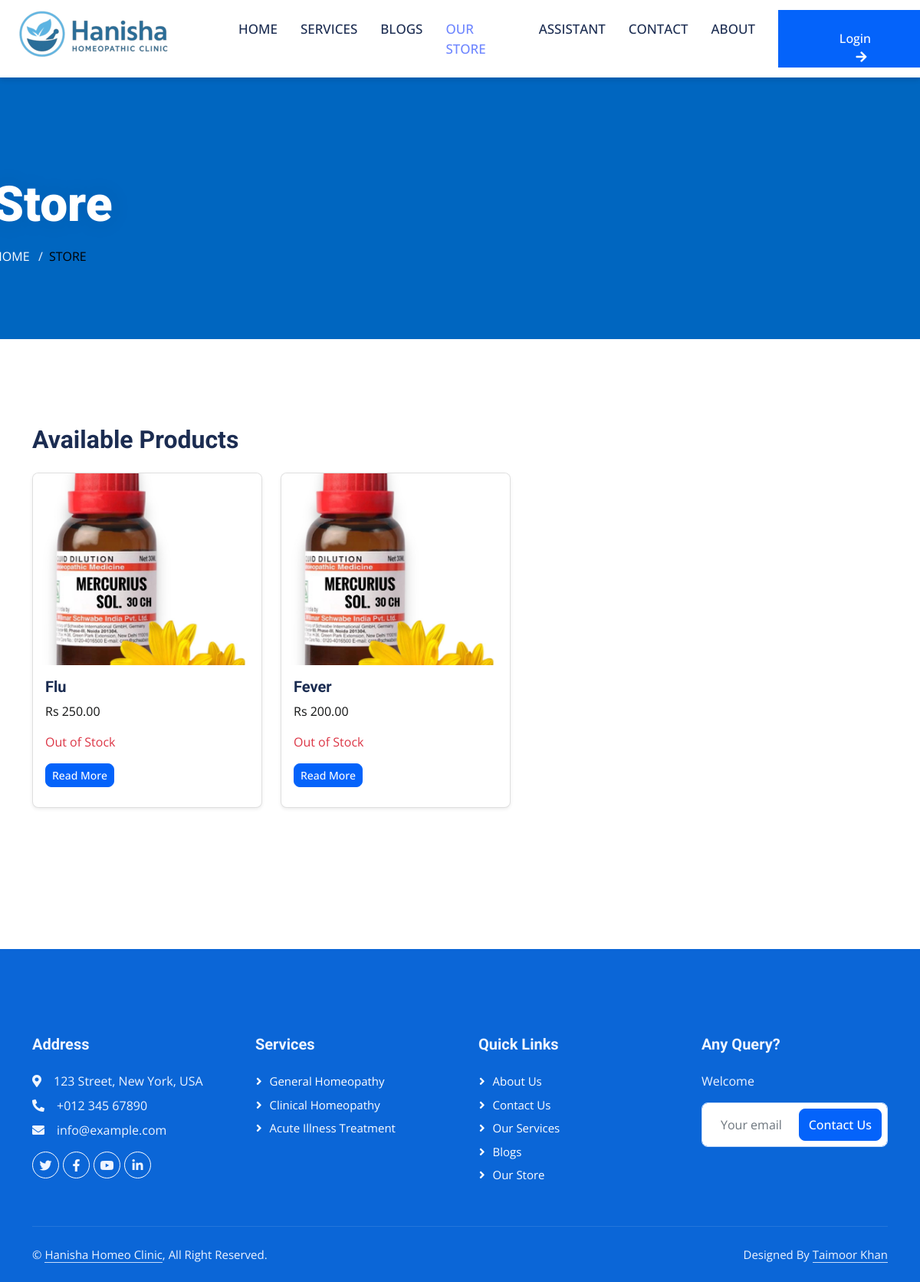
The page /store/ on the database as committed earlier.
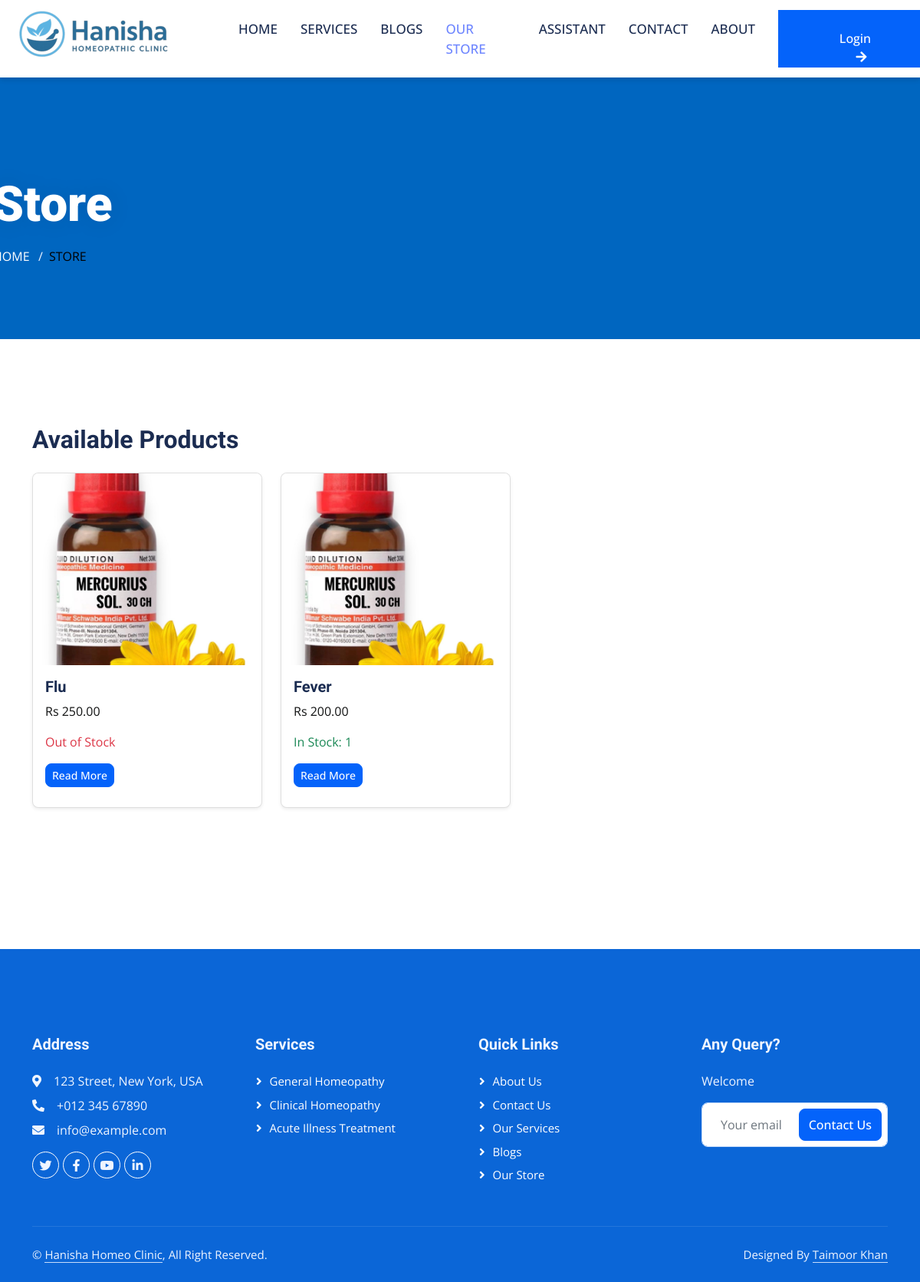
The same page on the database as committed later.
### store/models.py (models this page shows, shortened)
class Medicine(models.Model):
    name = models.CharField(max_length=200)
    price = models.DecimalField(max_digits=10, decimal_places=2)
    description = models.TextField()
    image = models.ImageField(upload_to='medicines/')
    stock = models.PositiveIntegerField(default=0)

### store/views.py (the view)
# urls.py: path('', views.store_home, name='store_home'),
def store_home(request):
    medicines = Medicine.objects.all()
    return render(request, 'store/store_home.html', {'medicines': medicines})

### templates/store/store_home.html (shortened to what this page needs)
{% extends "base/base.html" %}
{% load static %}
{% block content %}
<div class="container-fluid page-header py-5 mb-5 wow fadeIn" data-wow-delay="0.1s">
  <div class="container py-5">
    <h1 class="display-3 text-white mb-3 animated slideInDown">Store</h1>
    <nav aria-label="breadcrumb" class="animated slideInDown">
      <ol class="breadcrumb text-uppercase mb-0">
        <li class="breadcrumb-item"><a class="text-white" href="{% url 'base:home' %}">Home</a></li>
        <li class="breadcrumb-item text-primary active text-c" aria-current="page">Store</li>
      </ol>
    </nav>
  </div>
</div>
<section class="py-5">
  <div class="container">
    <h2 class="mb-4 fw-bold">Available Products</h2>
    <div class="d-flex flex-wrap">
      {% for medicine in medicines %}
        <div class="product-wrapper">
          <div class="card medicine-card shadow-sm">
            <img src="{{ medicine.image.url }}" class="card-img-top" alt="{{ medicine.name }}">
            <div class="card-body">
              <h5 class="card-title">{{ medicine.name }}</h5>
              <p class="card-text text-muted">Rs {{ medicine.price }}</p>
              {% if medicine.stock > 0 %}
                <p class="text-success fw-semibold">In Stock: {{ medicine.stock }}</p>
              {% else %}
                <p class="text-danger fw-semibold">Out of Stock</p>
              {% endif %}
              <a href="{% url 'store:medicine_detail' medicine.pk %}" class="btn btn-primary btn-sm">Read More</a>
            </div>
          </div>
        </div>
      {% empty %}
        <p class="text-muted">No medicines available at the moment.</p>
      {% endfor %}
    </div>
  </div>
</section>
{% endblock %}

### templates/base/base.html (shortened to what this page needs)
{% load static %}
<!DOCTYPE html>
<html lang="en">
<head>
    <link rel="stylesheet" href="https://cdnjs.cloudflare.com/ajax/libs/font-awesome/5.10.0/css/all.min.css">
    <link rel="stylesheet" href="https://cdn.jsdelivr.net/npm/bootstrap-icons@1.4.1/font/bootstrap-icons.css">
    <link rel="stylesheet" href="{% static 'lib/animate/animate.min.css' %}">
    <link rel="stylesheet" href="{% static 'lib/owlcarousel/assets/owl.carousel.min.css' %}">
    <link rel="stylesheet" href="{% static 'lib/tempusdominus/css/tempusdominus-bootstrap-4.min.css' %}">
    <link rel="stylesheet" href="{% static 'css/bootstrap.min.css' %}">
    <link rel="stylesheet" href="{% static 'css/style.css' %}">
</head>
<body>
    {% include 'partials/navbar.html' %}
    {% block content %}{% endblock %}
    {% include 'partials/footer.html' %}
</body>
</html>

### templates/partials/navbar.html (shortened to what this page needs)
{% load static %}
<nav class="navbar navbar-expand-lg bg-white navbar-light sticky-top p-0 wow fadeIn" data-wow-delay="0.1s">
    <a href="{% url 'base:home' %}" class="navbar-brand d-flex align-items-center px-4 px-lg-5">
        <img src="{% static 'img/logo.png' %}" alt="Logo">
    </a>
    <div class="collapse navbar-collapse" id="navbarCollapse">
        <div class="navbar-nav ms-auto p-4 p-lg-0">
            <a href="{% url 'base:home' %}" class="nav-item nav-link {% if request.resolver_match.url_name == 'home' %}active{% endif %}">Home</a>
            <a href="{% url 'base:service' %}" class="nav-item nav-link {% if request.resolver_match.url_name == 'service' %}active{% endif %}">Services</a>
            <a href="{% url 'base:blogs' %}" class="nav-item nav-link {% if request.resolver_match.url_name == 'blogs' %}active{% endif %}">Blogs</a>
            <a href="{% url 'store:store_home' %}" class="nav-item nav-link {% if request.resolver_match.url_name == 'store_home' %}active{% endif %}">Our Store</a>
            <a href="{% url 'base:symptom_checker' %}" class="nav-item nav-link {% if request.resolver_match.url_name == 'symptom_checker' %}active{% endif %}">Assistant</a>
            <a href="{% url 'base:contact_view' %}" class="nav-item nav-link {% if request.resolver_match.url_name == 'contact_view' %}active{% endif %}">Contact</a>
            <a href="{% url 'base:about' %}" class="nav-item nav-link {% if request.resolver_match.url_name == 'about' %}active{% endif %}">About</a>
        </div>
        {% if user.is_authenticated %}
            {% if user.user_type == "Patient" %}
                <a href="{% url 'patient:dashboard' %}" class="btn btn-primary login-btn rounded-0 py-4 px-lg-5 d-none d-lg-block">
                    Patient Dashboard<i class="fa fa-user ms-3"></i>
                </a>
            {% elif user.user_type == "Doctor" %}
                <a href="{% url 'doctor:dashboard' %}" class="btn btn-primary login-btn rounded-0 py-4 px-lg-5 d-none d-lg-block">
                    Doctor Dashboard<i class="fa fa-user-md ms-3"></i>
                </a>
            {% endif %}
        {% else %}
            <a href="{% url 'userauths:sign-in' %}" class="btn btn-primary login-btn rounded-0 py-4 px-lg-5 d-none d-lg-block">
                Login<i class="fa fa-arrow-right ms-3"></i>
            </a>
        {% endif %}
    </div>
</nav>

### templates/partials/footer.html
{% load static %}
<div class="container-fluid bg-dark text-light footer mt-5 pt-5 wow fadeIn" data-wow-delay="0.1s">
    <div class="container py-5">
        <div class="row g-5">
            <div class="col-lg-3 col-md-6">
                <h5 class="text-light mb-4">Address</h5>
                <p class="mb-2"><i class="fa fa-map-marker-alt me-3"></i>123 Street, New York, USA</p>
                <p class="mb-2"><i class="fa fa-phone-alt me-3"></i>+012 345 67890</p>
                <p class="mb-2"><i class="fa fa-envelope me-3"></i>info@example.com</p>
                <div class="d-flex pt-2">
                    <a class="btn btn-outline-light btn-social rounded-circle" href=""><i class="fab fa-twitter"></i></a>
                    <a class="btn btn-outline-light btn-social rounded-circle" href=""><i class="fab fa-facebook-f"></i></a>
                    <a class="btn btn-outline-light btn-social rounded-circle" href=""><i class="fab fa-youtube"></i></a>
                    <a class="btn btn-outline-light btn-social rounded-circle" href=""><i class="fab fa-linkedin-in"></i></a>
                </div>
            </div>
            <div class="col-lg-3 col-md-6">
                <h5 class="text-light mb-4">Services</h5>
                <a class="btn btn-link" href="/service/1/">General Homeopathy</a>
                <a class="btn btn-link" href="/service/10/">Clinical Homeopathy</a>
                <a class="btn btn-link" href="/service/2/">Acute Illness Treatment</a>
            </div>
            <div class="col-lg-3 col-md-6">
                <h5 class="text-light mb-4">Quick Links</h5>
                <a class="btn btn-link" href="{% url 'base:about' %}">About Us</a>
                <a class="btn btn-link" href="{% url 'base:contact_view' %}">Contact Us</a>
                <a class="btn btn-link" href="{% url 'base:service' %}">Our Services</a>
                <a class="btn btn-link" href="{% url 'base:blogs' %}">Blogs</a>
                <a class="btn btn-link" href="{% url 'store:store_home' %}">Our Store</a>
            </div>
            <div class="col-lg-3 col-md-6">
                <h5 class="text-light mb-4">Any Query?</h5>
                <p>Welcome</p>
                <div class="position-relative mx-auto" style="max-width: 400px;">
                    <input class="form-control border-0 w-100 py-3 ps-4 pe-5" type="text" placeholder="Your email">
                <a href="{% url 'base:contact_view' %}" class="btn btn-primary py-2 position-absolute top-0 end-0 mt-2 me-2">
                    Contact Us
                </a>
                </div>
            </div>
        </div>
    </div>
    <div class="container">
        <div class="copyright">
            <div class="row">
                <div class="col-md-6 text-center text-md-start mb-3 mb-md-0">
                    &copy; <a class="border-bottom" href="#">Hanisha Homeo Clinic</a>, All Right Reserved.
                </div>
                <div class="col-md-6 text-center text-md-end">
                    Designed By <a class="border-bottom" >Taimoor Khan</a>
                </div>
            </div>
        </div>
    </div>
</div>

### static/css/style.css (style rules this page uses)
:root { --primary: #0463FA; --light: #EFF5FF; --dark: #1B2C51; }
.fw-bold { font-weight: 700 !important; }
.btn { font-weight: 500; transition: .5s; }
.btn.btn-primary, .btn.btn-secondary { color: #FFFFFF; }
.navbar .navbar-nav .nav-link { margin-right: 30px; padding: 25px 0; color: #FFFFFF; font-size: 15px; font-weight: 500; text-transform: uppercase; outline: none; }
.navbar .navbar-nav .nav-link:hover, .navbar .navbar-nav .nav-link.active { color: #6e86ff;; }
.navbar .navbar-brand, .navbar a.btn { height: 75px; }
.navbar .navbar-nav .nav-link { color: var(--dark); font-weight: 500; }
.navbar.sticky-top { z-index: 1050; box-shadow: 0 4px 6px rgba(0, 0, 0, 0.1); }
.navbar.sticky-top { top: -100px; transition: .5s; }
.page-header { background-color: #0066c0; background-size: cover; text-shadow: 0 0 30px rgba(0, 0, 0, .1); }
.breadcrumb-item + .breadcrumb-item::before { color: var(--light); }
.footer .btn.btn-social { margin-right: 5px; width: 35px; height: 35px; display: flex; align-items: center; justify-content: center; color: var(--light); border: 1px solid #FFFFFF; transition: .3s; }
.footer .btn.btn-link { display: block; margin-bottom: 5px; padding: 0; text-align: left; color: #FFFFFF; font-size: 15px; font-weight: normal; text-transform: capitalize; transition: .3s; }
.footer .btn.btn-link::before { position: relative; content: "\f105"; font-family: "Font Awesome 5 Free"; font-weight: 900; margin-right: 10px; }
.footer .copyright { padding: 25px 0; font-size: 15px; border-top: 1px solid rgba(256, 256, 256, .1); }
.footer .copyright a { color: var(--light); }
.login-btn { color:#fff;background-color:#0463FA;border-color:#0463FA; margin-bottom: 0px !important; }
body { background-color: white; }
.navbar .navbar-nav .nav-link { font-size: 17px; }
.text-c { color: #000000 !important; }
.card-img-top { height: 250px; object-fit: cover; }
.card-body { padding: 1rem; }
.product-wrapper { width: 100%; max-width: 300px; margin-bottom: 1.5rem; }
@media (min-width: 768px) { .product-wrapper { margin-right: 1.5rem; } }

Rows that differ between the two databases and show on the page:
changed Medicine "Fever": stock (not shown) → "1"; stock "Out of Stock" → "In Stock:"
